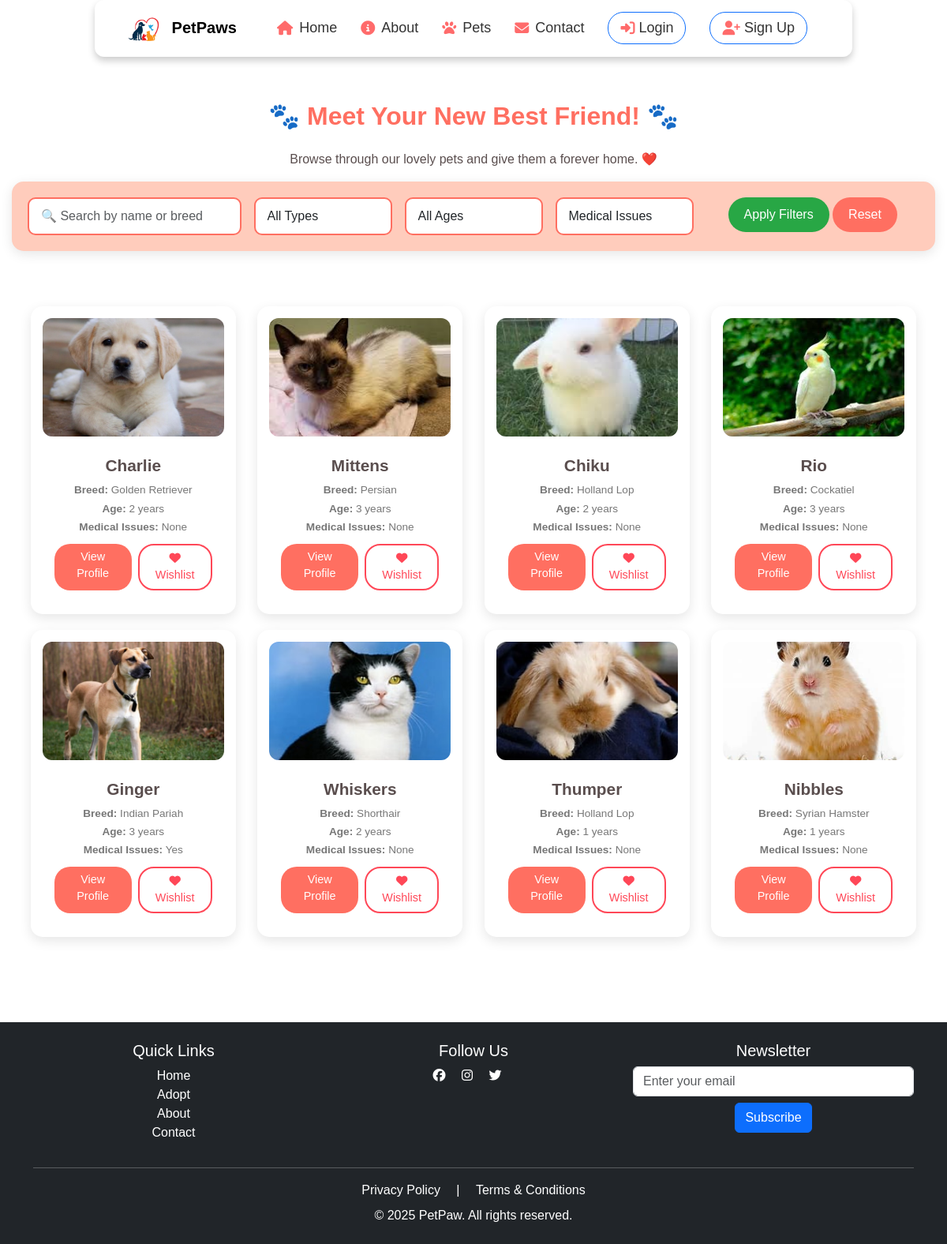
Page /pets on the earlier database version.
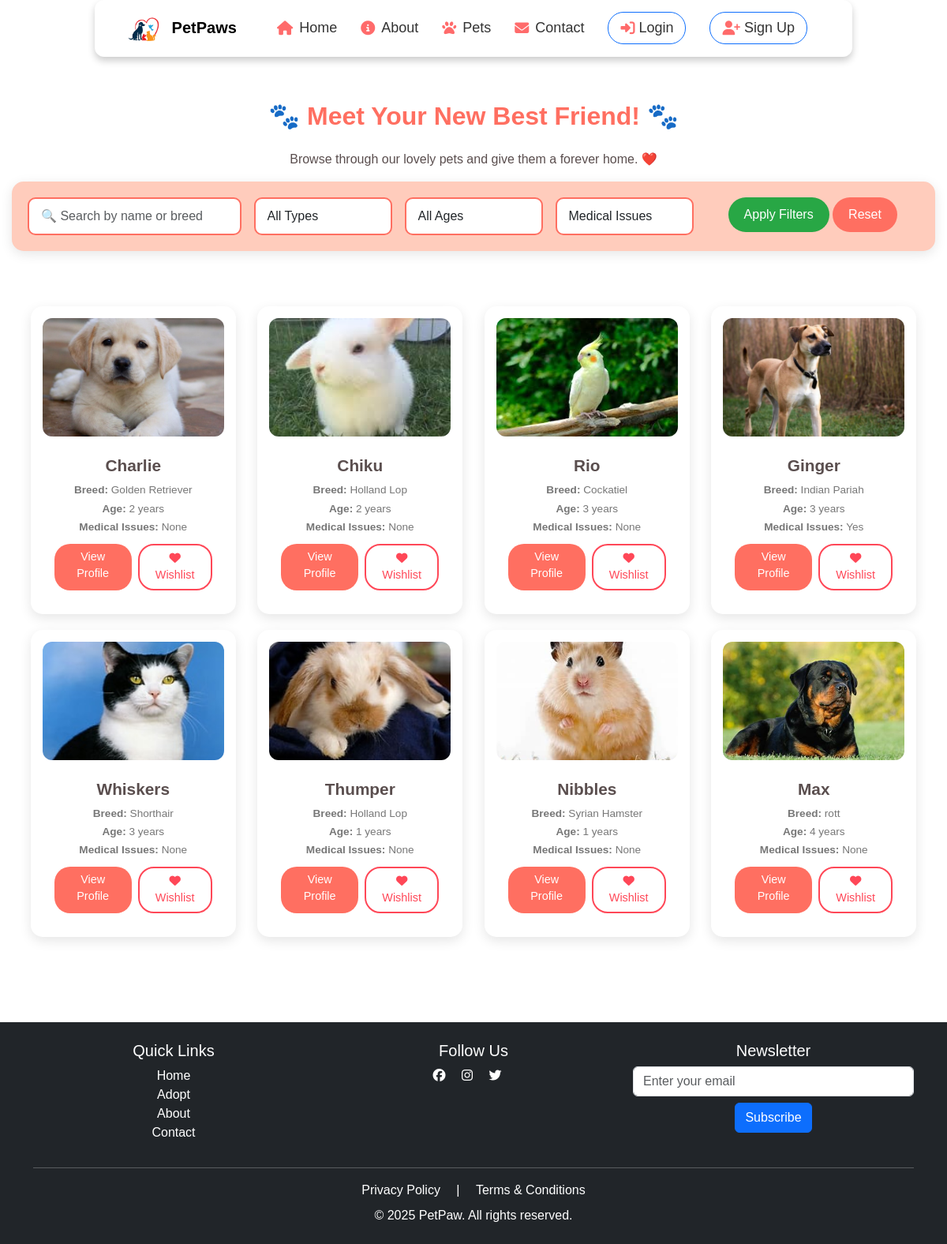
Same page on the later database version.
### app.py (models this page shows, shortened)
class Pet(db.Model):
    id = db.Column(db.Integer, primary_key=True)
    name = db.Column(db.String(100), nullable=False)
    breed = db.Column(db.String(100), nullable=False)
    age = db.Column(db.Integer, nullable=False)
    description = db.Column(db.Text, nullable=True)
    image_filename = db.Column(db.String(255), nullable=True, default="default_pet.jpg")  # Default image if none uploaded
    status = db.Column(db.String(50), default="Available")  # Available, Adopted, etc.
    owner_id = db.Column(db.Integer, db.ForeignKey("user.id"), nullable=False)  # Link to User table
    medical_issues = db.Column(db.String(255), nullable=True)  # Any medical issues (Yes/No + Description)
    pet_type = db.Column(db.String(50), nullable=False)  # Dropdown (Dog, Cat, Bird, Horse, Other)
    other_pet_type = db.Column(db.String(100), nullable=True)  # If "Other" is selected
    address = db.Column(db.String(255), nullable=False)  # Pet's location
    owner = db.relationship("User", backref="pets")

### app.py (the view)
@app.route("/pets")
def pets():
    all_pets = Pet.query.all()
    return render_template("pets.html", pets=all_pets)

### templates/pets.html (shortened to what this page needs)
{% extends "base.html" %}
{% block content %}
<link rel="stylesheet" href="{{ url_for('static', filename='petstyles.css') }}">
<div class="container my-5">
    <h2 class="text-center mb-4">🐾 Meet Your New Best Friend! 🐾</h2>
    <p class="text-center text-muted">Browse through our lovely pets and give them a forever home. ❤️</p>
    <div class="filter-container">
        <div class="row g-3">
            <div class="col-md-3">
                <input type="text" id="searchPet" class="form-control" placeholder="🔍 Search by name or breed">
            </div>
            <div class="col-md-2">
                <select id="filterType" class="form-select">
                    <option value="">All Types</option>
                </select>
            </div>
            <div class="col-md-2">
                <select id="filterAge" class="form-select">
                    <option value="">All Ages</option>
                </select>
            </div>
            <div class="col-md-2">
                <select id="filterMedical" class="form-select">
                    <option value="">Medical Issues</option>
                </select>
            </div>
            <div class="col-md-3 text-center">
                <button onclick="filterPets()" class="apply-btn btn">Apply Filters</button>
                <button onclick="resetFilters()" class="reset-btn btn">Reset</button>
            </div>
        </div>
    </div>
    <div class="pets-container" id="petGrid">
        {% for pet in pets %}
        <div class="pet-card"
             data-name="{{ pet.name.lower() }}"
             data-breed="{{ pet.breed.lower() }}"
             data-type="{{ pet.pet_type }}"
             data-age="{{ pet.age }}"
             data-medical="{{ pet.medical_issues }}">
            <img src="{{ url_for('static', filename='images/' + pet.image_filename) }}" alt="{{ pet.name }}">
            <div class="card-body">
                <h5 class="pet-name">{{ pet.name }}</h5>
                <p><strong>Breed:</strong> {{ pet.breed }}</p>
                <p><strong>Age:</strong> {{ pet.age }} years</p>
                <p><strong>Medical Issues:</strong> {{ pet.medical_issues if pet.medical_issues else "None" }}</p>
                <div class="button-group">
                    <a href="{{ url_for('pet_profile', id=pet.id) }}" class="btn btn-primary">View Profile</a>
                    <a href="{{ url_for('add_to_wishlist', pet_id=pet.id) }}" class="btn btn-outline-danger">
                        <i class="fas fa-heart"></i> Wishlist
                    </a>
                </div>
            </div>
        </div>
        {% endfor %}
    </div>
</div>
{% endblock %}

Differences in the rows shown:
removed Pet: image_filename (picture), name "Mittens", breed "Persian", age "3", medical_issues "None"
changed Pet "Whiskers": age "2" → "3"
added Pet: image_filename (picture), name "Max", breed "rott", age "4", medical_issues "None"
